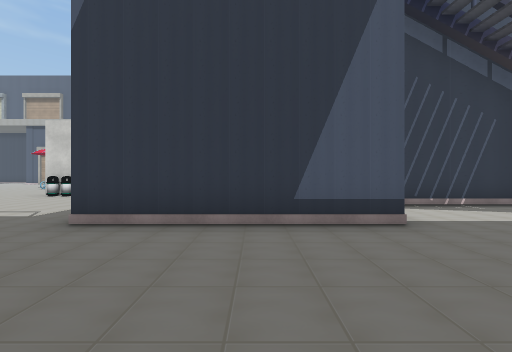
view 1 (above)

20 first-person views from a walk through a Unity game level. The camera is 1.3 m above the floor, looks level and sees 90° across. The floor is counted in squares, 2 m on a side. Each view is taken from the middle of a square. On the plan, view 1 faces up. The plan holds only what a view shows up to about 9 squares ahead; the rest is blank. The place goes on beyond the plan. The player character is not drawn. Some surface patterns are stand-ins.

view 2
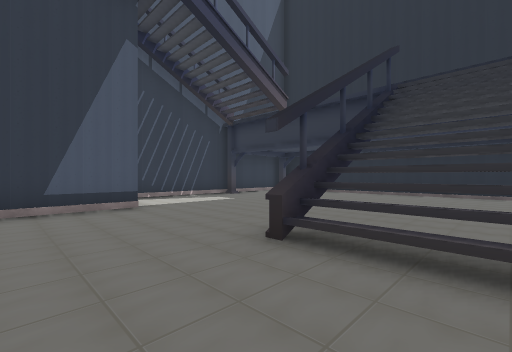

view 3
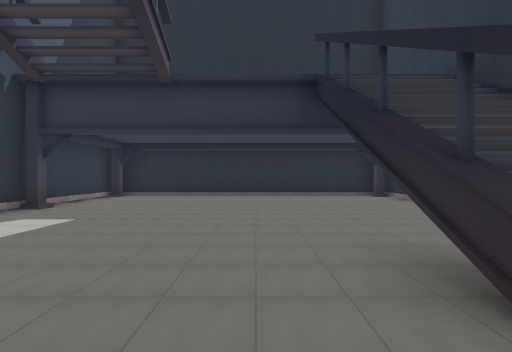

view 4
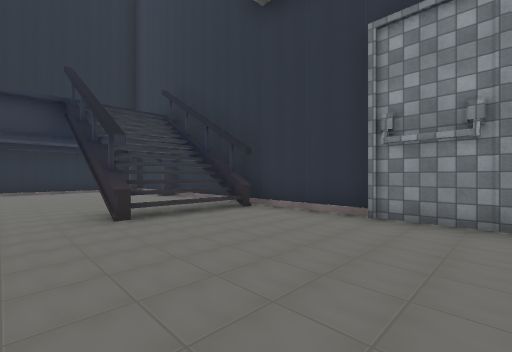

view 5
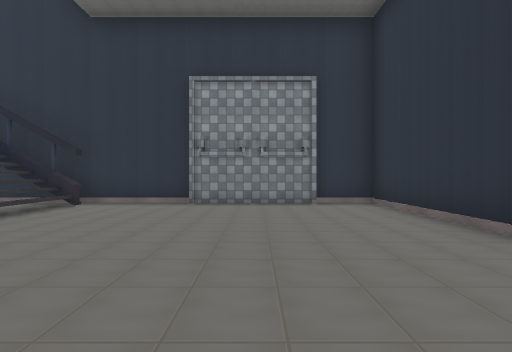

view 6
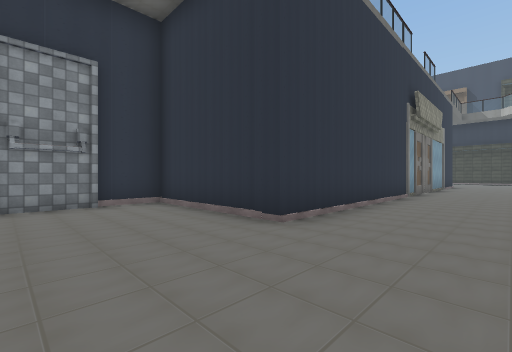

view 7
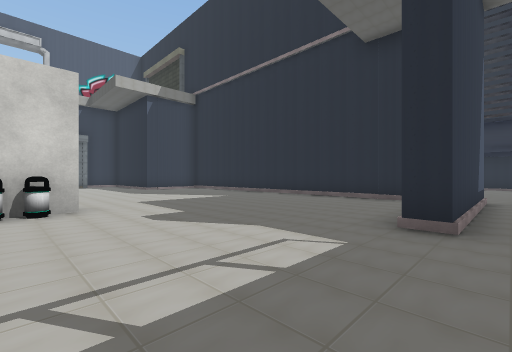

view 8
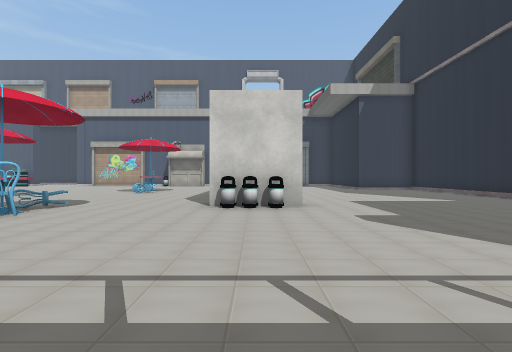

view 9
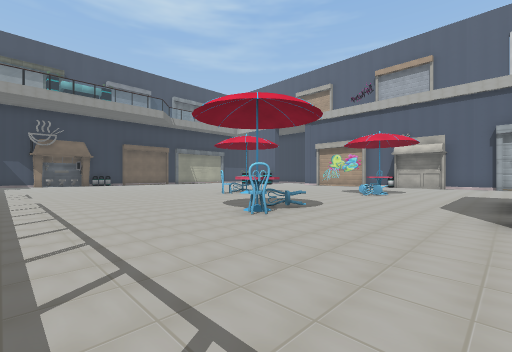

view 10
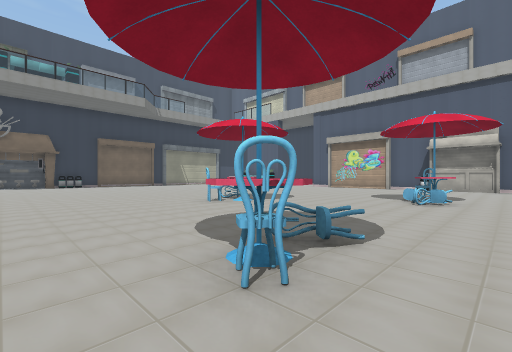

view 11
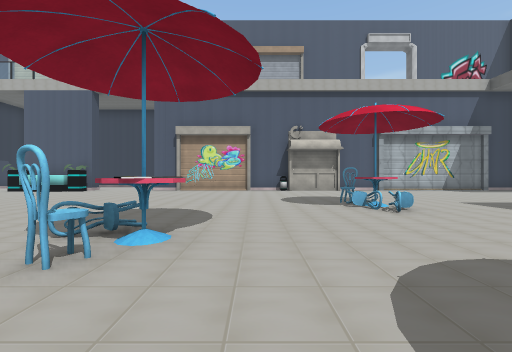

view 12
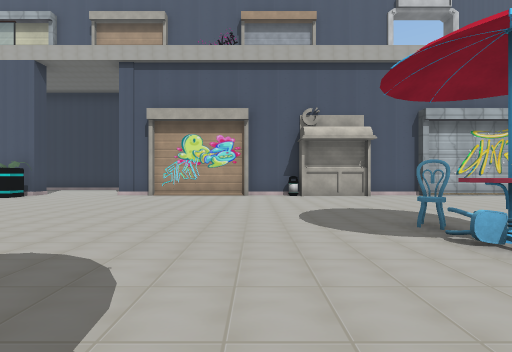

view 13
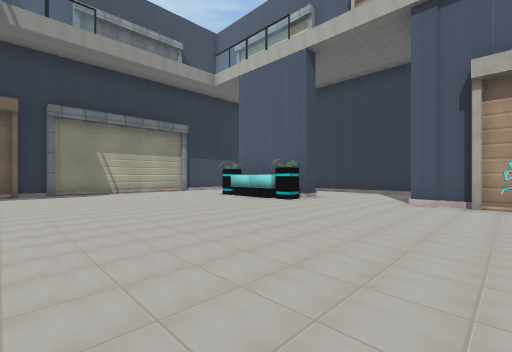

view 14
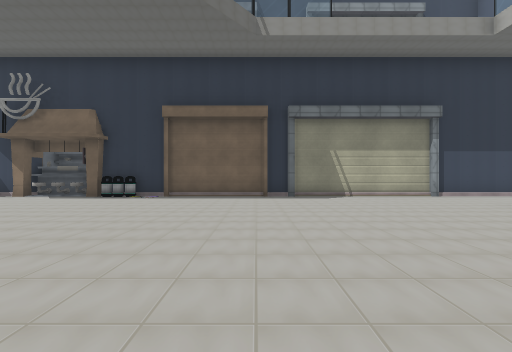

view 15
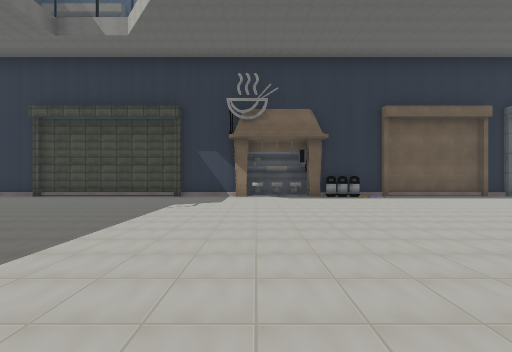

view 16
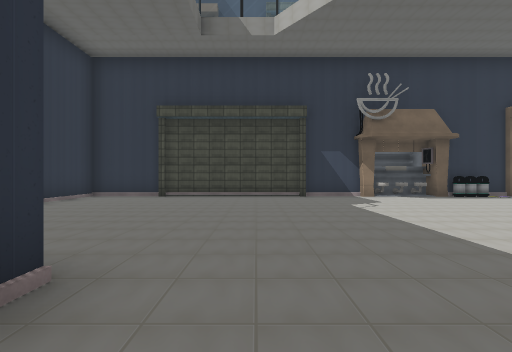

view 17
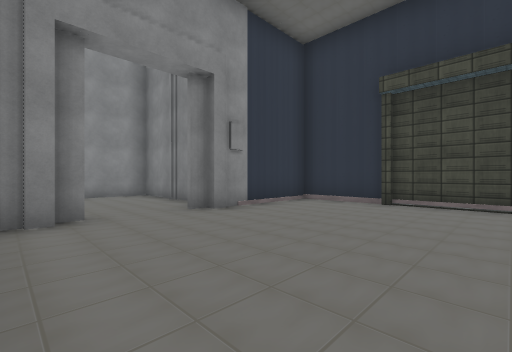

view 18
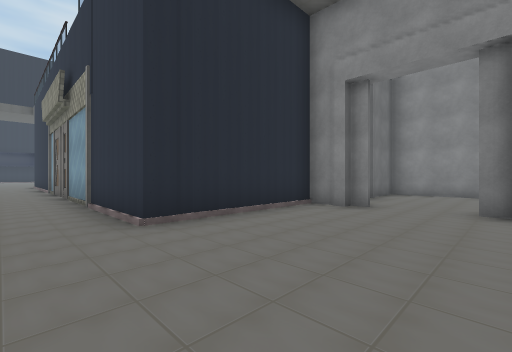

view 19
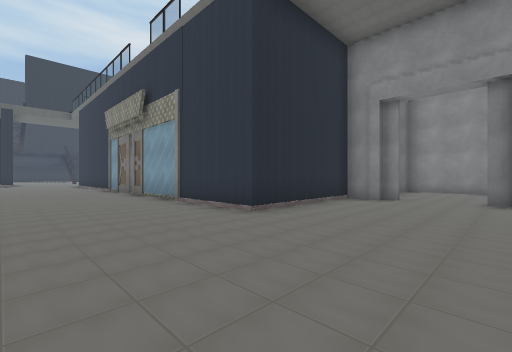

view 20
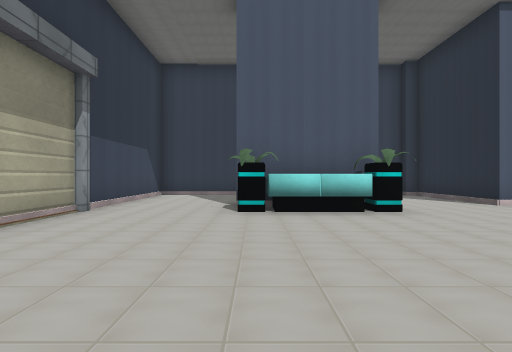

### Floor plan
Points are (right, up) in squares from view 1. A wall is a line through its corners. A room is listed if a view was taken in it or the views show most of it. See-through windows are left out.
Room 1 (views 1, 2, 3, 4, 5, 6)
walls: (2.9, -0.4) (2, -0.4); (2, -0.2) (3, -0.2); (2.1, 3.5) (-2.5, 3.5); (2, -2.6) (2.9, -2.6); (8.5, -3.1) (9.6, -3.1) (9.6, 5.7) (2.8, 5.7); (-4.8, 0.7) (-4.8, -3.1) (6.4, -3.1)
ways out: opening at (-3.3, 2) to room 2
Room 2 (views 7, 8, 9, 10, 11, 12, 13, 14, 15, 16, 17, 18, 19, 20)
walls: (-5, 8.5) (-7, 8.5); (-13.1, 0.7) (-4.8, 0.7); (-14.9, 19.7) (-17.6, 19.7) (-17.6, 22.6); (-11.5, 19.7) (-12.5, 19.7); (-20.4, 20) (-20.4, 19.5) (-23.5, 19.5); (-26.3, 10.1) (-26.3, 9.4); (-26.3, 5.4) (-26.3, -3.3) (-22.6, -3.3); (-2.5, 3.5) (-2.5, 4); (-18.4, 22.8) (-18.9, 22.8); (-4.5, 19.7) (-9.1, 19.7); (-21, -3.3) (-19.6, -3.3) (-19.6, 0.7) (-13.5, 0.7); (1.5, 10.4) (1.5, 12); (-23.6, 22.8) (-26.3, 22.8) (-26.3, 13.4); (1.5, 5) (1.5, 8.3); (-23.5, -5) (-23.5, -5.8); (-23.5, -6) (-23.5, -7.8) (-20, -7.8) (-20, -5.6)
ways out: opening at (-3.3, 2) to room 1
objects: other object (-27, 6) to (-26, 7); bin (-26, 8); bin (-26, 9); other object (-26, 10); other object (-26, 13); plant (-23, 19); bench (-22, 19); plant (-21, 19); chair (-15, 11); chair (-14, 10); other object (-14, 11); bin (-12, 19); chair (-11, 8) to (-10, 8); chair (-11, 13); chair (-11, 14); other object (-11, 19); chair (-10, 7); chair (-10, 13); other object (-10, 14); bin (-7, 8); bin (-6, 8)

Positions as (right, up) in squares from view 1, and headings:
1: (0, 0), facing up
2: (0, -2), facing up-right
3: (1, 1), facing right
4: (-2, 1), facing down-right
5: (-2, 3), facing down
6: (-2, 3), facing down-left
7: (-6, 3), facing up-right
8: (-6, 3), facing up
9: (-7, 4), facing up-left
10: (-9, 6), facing up-left
11: (-13, 8), facing up
12: (-13, 11), facing up
13: (-16, 13), facing up-left
14: (-18, 13), facing left
15: (-18, 6), facing left
16: (-18, 2), facing left
17: (-20, 1), facing down-left
18: (-23, 2), facing down-right
19: (-23, 4), facing down-right
20: (-23, 14), facing up
